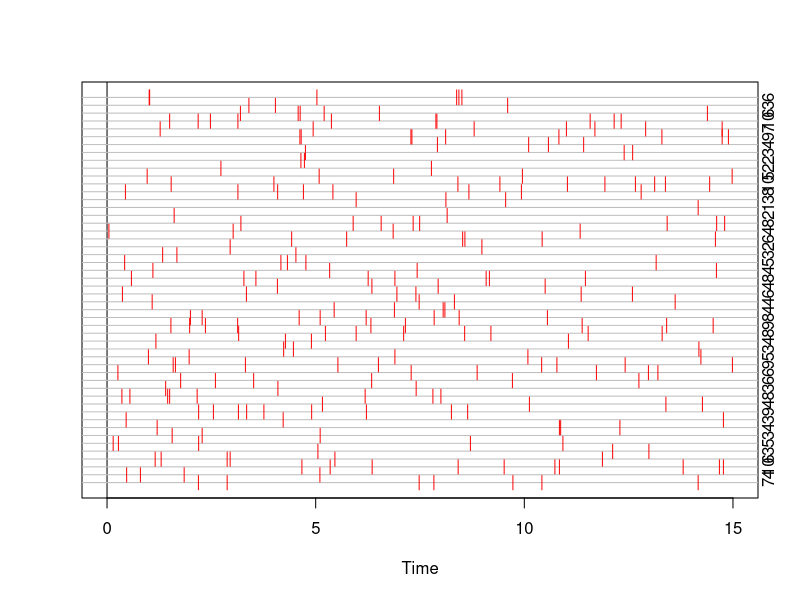
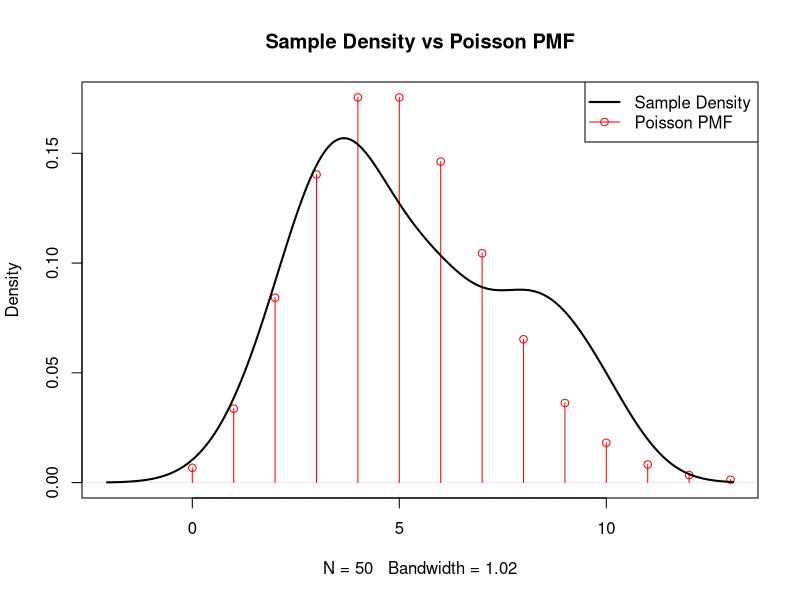

Here is the R script that generated these plots, in order:

##
lambda_input = 5
number_of_trials = 50
top_of_time_period_input = 15 
##

plot_event_times = function(lambda, ymax, top_of_time_period){

	plot(0,0, type = "n", xlim = c(0,top_of_time_period), ylim = c(1,ymax), yaxt = 'n', ylab = "", xlab = "Time")
	abline(v = 0)
	sampling_vector = rep(0, ymax)

	for(i in 1:ymax){
		ind = 1
		t = 0
		obs = list()
		while(ind){
			# Iterative sampling of exponential distribution coming from inverse CDF trick 
			t = t - log(1-runif(1))/(lambda/top_of_time_period)
			if(t > top_of_time_period){
				ind = 0
				out_vector = unlist(obs)
			}else{
				obs[[ind]] = t
				ind = ind + 1
			}
		}
		sampling_vector[i] = length(out_vector) 
		abline(i, 0, col = "grey")
		points(out_vector, rep(i,length(out_vector)), col = "RED", pch = "|", lwd = 2)
		mtext(length(out_vector), 4, at = i)
	}
	return(sampling_vector)
} # plot_event_times


# Sample density (from above) vs theoretical PMF

plot_density_vs_pmf = function(lambda, sampling_vector_in, tot_in){
	x <- seq(0, 5*tot_in, 1)
	dpois_nums = dpois(x, lambda)
	density_nums = density(sampling_vector_in)
	plot(density_nums, main = "Sample Density vs Poisson PMF", ylim = range(c(dpois_nums,density_nums$y)), type = "n")
	points(x, dpois_nums, type = "h", col = "RED")
	points(x, dpois_nums, col = "RED")
	points(density_nums, type = "l", lwd = 2)  # So the red pmf doesn't overlap the black density, because of ocd
	legend("topright", c("Sample Density", "Poisson PMF"), lty = c(1,1), col = c("black", "red"), pch = c(NA,1), lwd = c(2,1))
}


# Main Block
poisson_samples = plot_event_times(lambda_input, number_of_trials, top_of_time_period_input)
plot_density_vs_pmf(lambda_input, poisson_samples, top_of_time_period_input)


# Other topics: if-else chains

